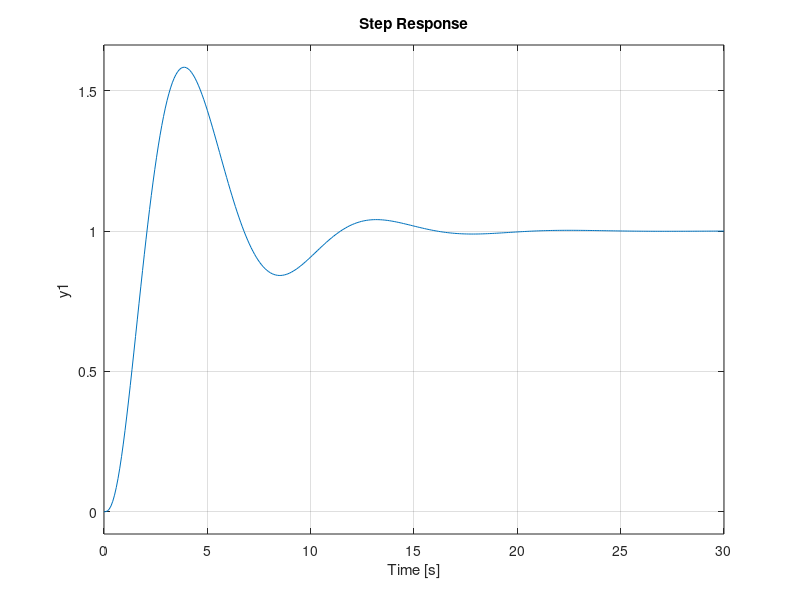

This chart was generated by the following MATLAB code: (Note: this script raises an error after producing the figure.)
clear;
close all;
clc;

% ZN Continuous method
sys = tf([1], [1 6 11 6 0]);
kp = 6;
ki = 6/pi;
kd = 3*pi/2;
pid = tf([kd kp ki], [1 0]);
fb = feedback(pid*sys, 1);
figure;
step(fb);

% ZN Damped Oscillation method
kp = 1;
ki = 0;
kd = 0;
pid = tf([kd kp ki], [1 0]);
fb = feedback(pid*sys, 1);
[y, t] = step(fb);

peak1_idx = find_nth_peak(y, 1);
peak1 = y(peak1_idx);
peak1_time = t(peak1_idx);

peak2_idx = find_nth_peak(y, 2);
peak2 = y(peak2_idx);
peak2_time = t(peak2_idx);

ratio = peak2/peak1;
while ratio > 1/4
    kp = kp + 0.1;
    pid = tf([kd kp ki], [1 0]);
    fb = feedback(pid*sys, 1);
    [y, t] = step(fb);
    
    peak1_idx = find_nth_peak(y, 1);
    peak1 = y(peak1_idx);
    peak1_time = t(peak1_idx);

    peak2_idx = find_nth_peak(y, 2);
    peak2 = y(peak2_idx);
    peak2_time = t(peak2_idx);

    ratio = peak2/peak1;
end